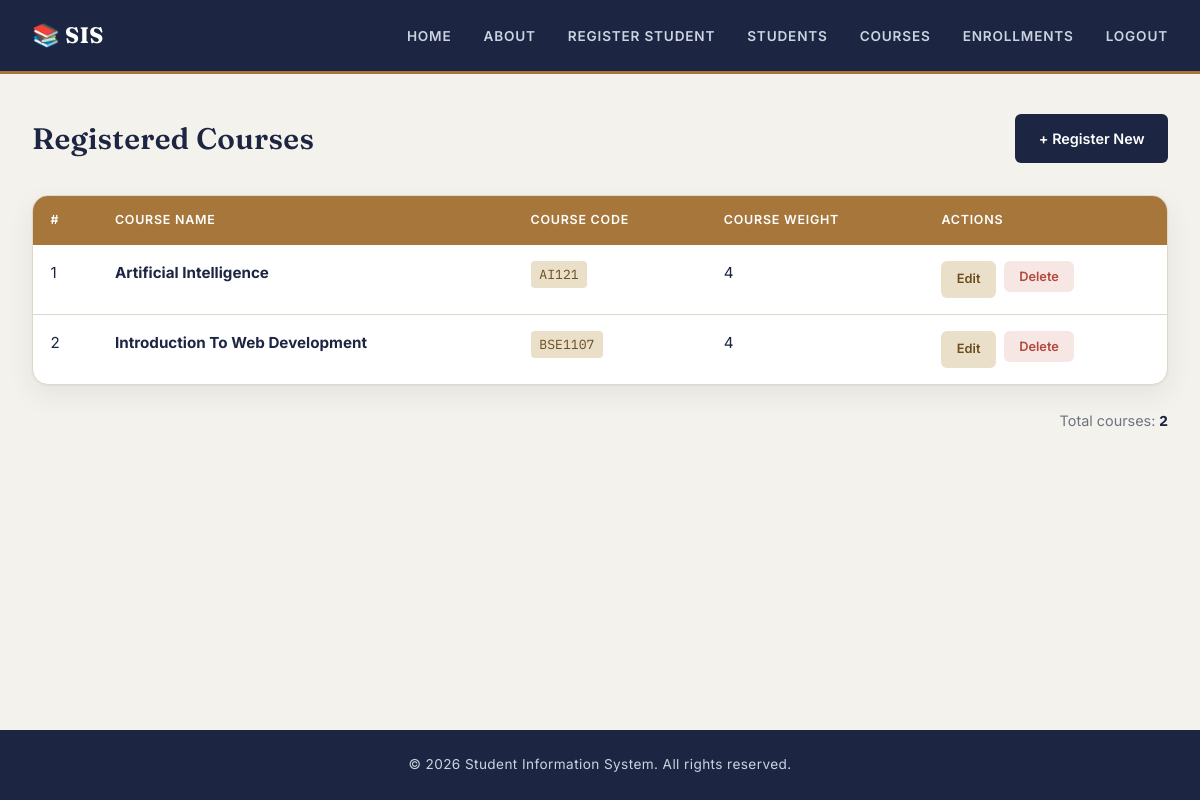
The page /courses (signed in) on the database its author committed.
### models.py (models this page shows, shortened)
class Course(db.Model):
    __tablename__ = 'courses'
    id = db.Column(db.Integer, primary_key = True)
    course_name = db.Column(db.String(100), nullable = False)
    course_code = db.Column(db.String(50), unique = True, nullable = False)
    course_weight = db.Column(db.Integer, nullable = True)
    is_active = db.Column(db.Boolean, default = True)

### app.py (the view)
@app.route('/courses')
@login_required
def course_list():
    courses = get_all_courses()
    return render_template('course_list.html', courses=courses)

### auth.py (called while the page is built)
def login_required(view):
    @wraps(view)
    def wrapped_view(*args, **kwargs):
        if session.get("user_id") is None:
            flash("Please log in to continue.", "error")
            return redirect(url_for("login"))
        return view(*args, **kwargs)
    return wrapped_view

### database.py (called while the page is built)
def get_all_courses():
    return Course.query.all()

### templates/course_list.html (shortened to what this page needs)
{% extends "base.html" %}
{% block styles %}
<link rel="stylesheet" href="{{ url_for('static', filename='course_list.css') }}">
{% endblock %}
{% block content %}
    <section class="students-list-page">
        <div class="list-header">
            <h2>Registered Courses</h2>
            <div class="list-actions">
                <a href="{{ url_for('registercourse') }}" class="btn btn-primary">+ Register New</a>
            </div>
        </div>
        {% if courses %}
            <div class="table-container">
                <table class="students-table">
                    <thead>
                        <tr>
                            <th>#</th>
                            <th>Course Name</th>
                            <th>Course Code</th>
                            <th>Course Weight</th>
                            <th>Actions</th>
                        </tr>
                    </thead>
                    <tbody>
                        {% for course in courses %}
                            <tr>
                                <td data-label="#">{{ loop.index }}</td>
                                <td data-label="Course Name"><strong>{{ course.course_name }}</strong></td>
                                <td data-label="Course Code"><span class="course-code">{{ course.course_code }}</span></td>
                                <td data-label="Course Weight">{{ course.course_weight }}</td>
                                <td data-label="Actions">
                                    <div class="row-actions">
                                        <a href="{{ url_for('edit_course_route', course_id=course.id) }}" class="btn btn-small btn-warning">Edit</a>
                                        <form action="{{ url_for('delete_course_route', course_id=course.id) }}" method="POST">
                                            <button type="submit" class="btn btn-small btn-danger" onclick="return confirm('Are you sure you want to delete this course?')">Delete</button>
                                        </form>
                                    </div>
                                </td>
                            </tr>
                        {% endfor %}
                    </tbody>
                </table>
            </div>
            <div class="student-count">
                <p>Total courses: <strong>{{ courses|length }}</strong></p>
            </div>
        {% else %}
            <div class="empty-state">
                <p>No courses registered yet.</p>
                <a href="{{ url_for('registercourse') }}" class="btn btn-primary">Register First Course</a>
            </div>
        {% endif %}
    </section>
{% endblock %}

### static/style.css (style rules this page uses)
:root { --color-ink: #1c2541; --color-ink-soft: #3a506b; --color-paper: #f4f2ec; --color-surface: #ffffff; --color-line: #dfd9c9; --color-accent: #a6763a; --color-accent-soft: #eadfc9; --color-success: #3f7a5d; --color-success-bg: #e4efe8; --color-danger: #b4483c; --color-danger-bg: #f7e7e4; --color-info: #3a6f8f; --color-info-bg: #e5eef2; --color-muted: #6b7280; --font-display: 'Fraunces', Georgia, serif; --font-body: 'Inter', -apple-system, BlinkMacSystemFont, sans-serif; --font-mono: 'IBM Plex Mono', 'Courier New', monospace; --radius-sm: 6px; --radius-md: 10px; --radius-lg: 16px; --shadow-card: 0 1px 2px rgba(28,37,65,.05), 0 10px 28px rgba(28,37,65,.07); }
* { margin: 0; padding: 0; box-sizing: border-box; }
body { font-family: var(--font-body); background: var(--color-paper); color: var(--color-ink); line-height: 1.6; min-height: 100vh; display: flex; flex-direction: column; }
h1, h2, h3, h4 { font-family: var(--font-display); color: var(--color-ink); font-weight: 600; }
a { color: inherit; }
.btn { display: inline-flex; justify-content: center; align-items: center; gap: .4rem; padding: .75rem 1.4rem; border: 1px solid transparent; border-radius: var(--radius-sm); text-decoration: none; cursor: pointer; font-family: var(--font-body); font-weight: 600; font-size: .9rem; transition: transform .15s ease, background .15s ease, border-color .15s ease; }
.btn-primary { background: var(--color-ink); color: #fff; }
.btn-warning { background: var(--color-accent-soft); color: #6b4c1f; }
.btn-danger { background: var(--color-danger-bg); color: var(--color-danger); }
.btn-small { padding: .45rem .9rem; font-size: .8rem; }

### static/course_list.css (style rules this page uses)
.students-list-page { width: 100%; }
.students-list-page h2 { letter-spacing: .01em; }
.list-header { display: flex; justify-content: space-between; align-items: center; gap: 2rem; margin-bottom: 2rem; flex-wrap: wrap; }
.list-header h2 { font-size: 1.85rem; }
.list-actions { display: flex; align-items: center; gap: 1rem; flex-wrap: wrap; }
.table-container { background: var(--color-surface); border-radius: var(--radius-lg); overflow: hidden; border: 1px solid var(--color-line); box-shadow: var(--shadow-card); }
.students-table { width: 100%; border-collapse: collapse; table-layout: auto; }
.students-table thead { background: var(--color-accent); color: #fff; }
.students-table th { padding: .9rem 1.1rem; text-align: left; font-weight: 600; font-size: .78rem; letter-spacing: .06em; text-transform: uppercase; }
.students-table td { padding: 1rem 1.1rem; border-bottom: 1px solid var(--color-line); font-size: .95rem; vertical-align: top; }
.students-table tbody tr:last-child td { border-bottom: none; }
.course-code { display: inline-block; font-family: var(--font-mono); font-size: .82rem; background: var(--color-accent-soft); color: #6b4c1f; padding: .2rem .55rem; border-radius: 4px; }
.row-actions { display: flex; gap: .5rem; flex-wrap: wrap; }
.row-actions form { display: inline; }
.row-actions .btn { white-space: nowrap; }
.student-count { margin-top: 1.5rem; text-align: right; font-size: .9rem; color: var(--color-muted); }
.student-count strong { font-family: var(--font-mono); color: var(--color-ink); }

### rows shown on the page
Course: course_name "Artificial Intelligence", course_code "AI121", course_weight "4"
Course: course_name "Introduction To Web Development", course_code "BSE1107", course_weight "4"

### other values the page prints
{{ courses|length }} "2"
